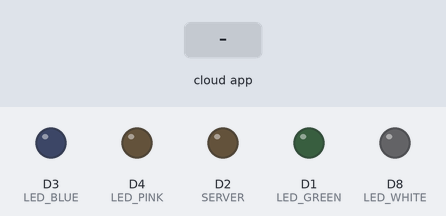
This sketch was run on a simulated ESP8266 (Wemos D1 mini). Parts: output pins drawn as LEDs (lit = HIGH). The test bench sets the inputs (shaded band). WiFi joins after 1.5 s; servers stay silent unless stated; what the sketch prints to the serial monitor is not drawn.

Above: at 2.7 s.
2.8 s: the phone or cloud app sets servidor to 1
At 3.5 s:
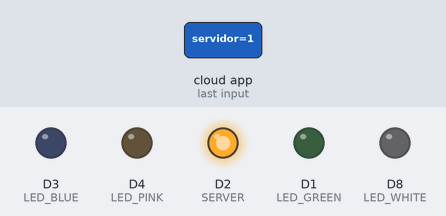
4.3 s: the phone or cloud app sets servidor to 0
At 4.6 s:
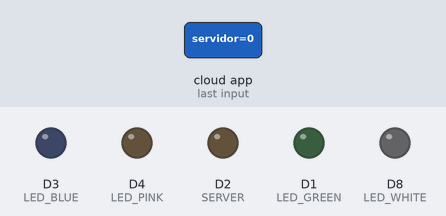
Timing chart, 0 to 7.3 s (numbered marks = the images above; inputs shaded):
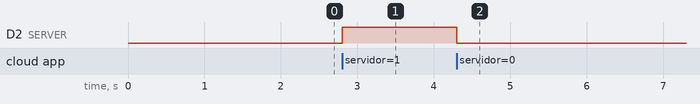

The sketch:

Servidor_fauxmoESP_Basic.ino
```cpp
#include <Arduino.h>
#ifdef ESP32
    #include <WiFi.h>
#else
    #include <ESP8266WiFi.h>
#endif
#include "fauxmoESP.h"

// Rename the credentials.sample.h file to credentials.h and
// edit it according to your router configuration
#include "credentials.h"

fauxmoESP fauxmo;

// -----------------------------------------------------------------------------

#define SERIAL_BAUDRATE     115200

#define OFF_TIME            70000
#define SERVER              D2
#define LED_GREEN           5
#define LED_BLUE            0
#define LED_PINK            2
#define LED_WHITE           15

#define ID_SERVER           "servidor"
#define ID_GREEN            "green lamp"
#define ID_BLUE             "blue lamp"
#define ID_PINK             "pink lamp"
#define ID_WHITE            "white lamp"

//------------Local Outputs -----------------------

#define out1  D1
char outON = LOW;
char outOFF = HIGH;

// Conexion con el servidor-----------------------

const uint16_t port = 2000;
const char * host = "192.168.3.181";
WiFiClient client;

//-----Variables para temporizador de apagado server --------//
unsigned long timer = 0;
boolean timerConnect = false;
boolean seguro = false;

//-------------------------------------------------------------


// -----------------------------------------------------------------------------
// Wifi
// -----------------------------------------------------------------------------

void wifiSetup() {

    // Set WIFI module to STA mode
    WiFi.mode(WIFI_STA);

    // Connect
    Serial.printf("[WIFI] Connecting to %s ", WIFI_SSID);
    WiFi.begin(WIFI_SSID, WIFI_PASS);

    // Wait
    while (WiFi.status() != WL_CONNECTED) {
        Serial.print(".");
        delay(100);
    }
    Serial.println();

    // Connected!
    Serial.printf("[WIFI] STATION Mode, SSID: %s, IP address: %s\n", WiFi.SSID().c_str(), WiFi.localIP().toString().c_str());

}

void setup() {

    // Init serial port and clean garbage
    Serial.begin(SERIAL_BAUDRATE);
    Serial.println();
    Serial.println();

    // LEDs
    pinMode(LED_BUILTIN, OUTPUT);
    pinMode(out1, OUTPUT);
    pinMode(SERVER, OUTPUT);
    pinMode(LED_GREEN, OUTPUT);
    pinMode(LED_BLUE, OUTPUT);
    pinMode(LED_PINK, OUTPUT);
    pinMode(LED_WHITE, OUTPUT);
    digitalWrite(out1, LOW);
    digitalWrite(SERVER, LOW);
    digitalWrite(LED_GREEN, LOW);
    digitalWrite(LED_BLUE, LOW);
    digitalWrite(LED_PINK, LOW);
    digitalWrite(LED_WHITE, LOW);

    // Wifi
    wifiSetup();

    // By default, fauxmoESP creates it's own webserver on the defined port
    // The TCP port must be 80 for gen3 devices (default is 1901)
    // This has to be done before the call to enable()
    fauxmo.createServer(true); // not needed, this is the default value
    fauxmo.setPort(80); // This is required for gen3 devices

    // You have to call enable(true) once you have a WiFi connection
    // You can enable or disable the library at any moment
    // Disabling it will prevent the devices from being discovered and switched
    fauxmo.enable(true);

    // You can use different ways to invoke alexa to modify the devices state:
    // "Alexa, turn yellow lamp on"
    // "Alexa, turn on yellow lamp
    // "Alexa, set yellow lamp to fifty" (50 means 50% of brightness, note, this example does not use this functionality)

    // Add virtual devices
    fauxmo.addDevice(ID_SERVER);
    //fauxmo.addDevice(ID_GREEN);
    //fauxmo.addDevice(ID_BLUE);
    //fauxmo.addDevice(ID_PINK);
    //fauxmo.addDevice(ID_WHITE);

    fauxmo.onSetState([](unsigned char device_id, const char * device_name, bool state, unsigned char value) {

        // Callback when a command from Alexa is received.
        // You can use device_id or device_name to choose the element to perform an action onto (relay, LED,...)
        // State is a boolean (ON/OFF) and value a number from 0 to 255 (if you say "set kitchen light to 50%" you will receive a 128 here).
        // Just remember not to delay too much here, this is a callback, exit as soon as possible.
        // If you have to do something more involved here set a flag and process it in your main loop.

        Serial.printf("[MAIN] Device #%d (%s) state: %s value: %d\n", device_id, device_name, state ? "ON" : "OFF", value);

         // Detectada la peticion de encendido y activo el relee - Cambio estado de timerConnect para evitar el apagado del relee
          if (state == 1){
              Serial.println("RELEE ON");
              digitalWrite(out1, LOW);
              digitalWrite(LED_BUILTIN, LOW);
              timerConnect = false;
              seguro = false;
          }

          // Detectado el comando de apagado - Activo flag de timer ON y activo el seguro.
          if (state == 0){
            Serial.println("TIMER STARTED");
            timerConnect = true;
            seguro = true;
            timer = millis();
        }

        // Checking for device_id is simpler if you are certain about the order they are loaded and it does not change.
        // Otherwise comparing the device_name is safer.

        if (strcmp(device_name, ID_SERVER)==0) {
            digitalWrite(SERVER, state ? HIGH : LOW);
        } else if (strcmp(device_name, ID_GREEN)==0) {
            digitalWrite(LED_GREEN, state ? HIGH : LOW);
        } else if (strcmp(device_name, ID_BLUE)==0) {
            digitalWrite(LED_BLUE, state ? HIGH : LOW);
        } else if (strcmp(device_name, ID_PINK)==0) {
            digitalWrite(LED_PINK, state ? HIGH : LOW);
        } else if (strcmp(device_name, ID_WHITE)==0) {
            digitalWrite(LED_WHITE, state ? HIGH : LOW);
        }

    });

}

void loop() {

//-------Temporizador apagar server ------- //
//------------------------------------------//
   if ((timerConnect) and (seguro)){

     if (!client.connect(host, port)) {
            delay(1000);
            }
          Serial.println("OFF SERVER ORDER OK");
          client.print("server,4"); // mando paquete apagado SSH
          client.stop();
          seguro = false;
   }

   if ((timerConnect) and (millis() > timer + OFF_TIME)  ){
       Serial.println("RELEE OFF");
       digitalWrite(out1, HIGH);
       digitalWrite(LED_BUILTIN, HIGH);
       timerConnect = false;
    }

//----------------------------------------

    // fauxmoESP uses an async TCP server but a sync UDP server
    // Therefore, we have to manually poll for UDP packets
    fauxmo.handle();

    // This is a sample code to output free heap every 5 seconds
    // This is a cheap way to detect memory leaks
    static unsigned long last = millis();
    if (millis() - last > 5000) {
        last = millis();
        Serial.printf("[MAIN] Free heap: %d bytes\n", ESP.getFreeHeap());
    }

    // If your device state is changed by any other means (MQTT, physical button,...)
    // you can instruct the library to report the new state to Alexa on next request:
    // fauxmo.setState(ID_SERVER, true, 255);

}
```

credentials.h
```cpp
#define WIFI_SSID "Me-House"
#define WIFI_PASS "Et-micasa"
```

Measured:
- after the input at 2.8 s, D2 (SERVER): LOW → HIGH at once
- after the input at 4.3 s, D2 (SERVER): HIGH → LOW at once
